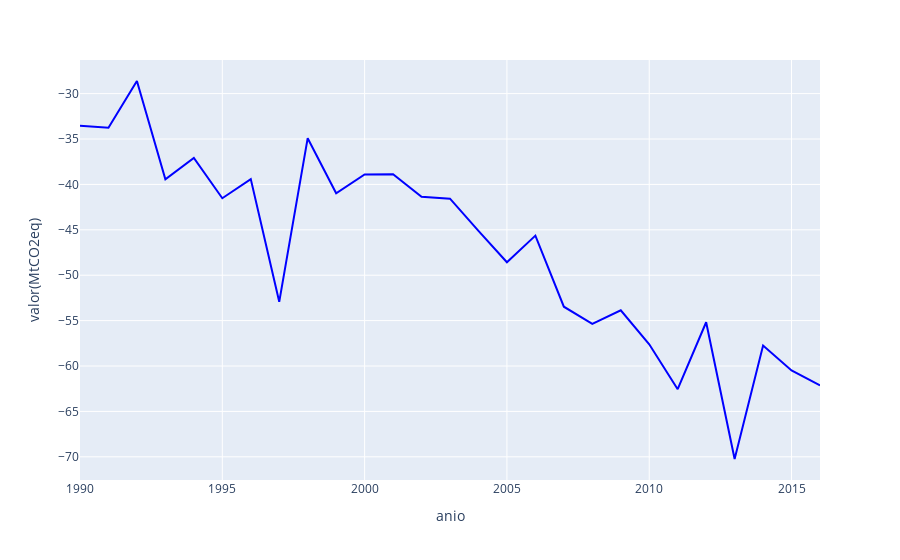

The cell this chart's notebook holds for it:
### Code cell
gases_totales_absorbidos = df[df['valor(MtCO2eq)'] < 0]
total_emissions = gases_totales_absorbidos.groupby('anio', as_index = False).agg({'valor(MtCO2eq)':'sum'})
fig = px.line(total_emissions, x="anio", y="valor(MtCO2eq)", color_discrete_sequence=['blue'])
fig.show()
fig.write_image("images/MtCO2eq_sum_absorbido_por_año.svg")

### Figure 1 — Plotly figure (JSON) as saved in the notebook; plotly's stock layout.template omitted (floating-point values rounded to 4 significant figures)
{"data": [{"hovertemplate": "anio=%{x}<br>valor(MtCO2eq)=%{y}<extra></extra>", "legendgroup": "", "line": {"color": "blue", "dash": "solid"}, "marker": {"symbol": "circle"}, "mode": "lines", "name": "", "orientation": "v", "showlegend": false, "type": "scatter", "x": [1990, 1991, 1992, 1993, 1994, 1995, 1996, 1997, 1998, 1999, 2000, 2001, 2002, 2003, 2004, 2005, 2006, 2007, 2008, 2009, 2010, 2011, 2012, 2013, 2014, 2015, 2016], "xaxis": "x", "y": [-33.54, -33.76, -28.61, -39.44, -37.08, -41.52, -39.41, -52.93, -34.91, -40.97, -38.9, -38.88, -41.35, -41.57, -45.12, -48.57, -45.64, -53.47, -55.36, -53.86, -57.61, -62.55, -55.18, -70.24, -57.74, -60.49, -62.14], "yaxis": "y"}], "layout": {"legend": {"tracegroupgap": 0}, "margin": {"t": 60}, "xaxis": {"anchor": "y", "domain": [0, 1], "title": {"text": "anio"}}, "yaxis": {"anchor": "x", "domain": [0, 1], "title": {"text": "valor(MtCO2eq)"}}}}
